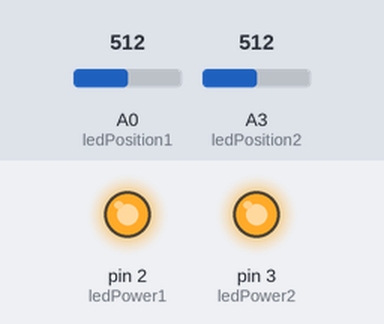
A sketch run on a simulated Arduino Uno, built with avr-gcc and run on an emulated ATmega328P. On the bench: output pins drawn as LEDs (lit = HIGH). The test bench sets the inputs (shaded band); at power-on: A0 (ledPosition1) = 512, A3 (ledPosition2) = 512. What the sketch prints to the serial monitor is not drawn.

Above: at 0.15 s.
Timing chart, 0 to 1.6 s (numbered marks = the images above):
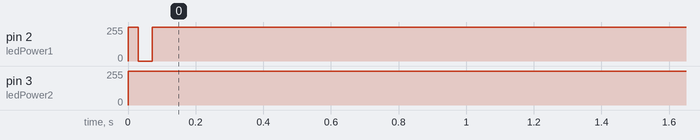

The sketch:

DetectLEDPosition.ino
```cpp
// The pin that powers the positive end of the LED
int ledPower1 = 2;
int ledPower2 = 3;

// The possible paths for current through the LED circuits and back
// into the arduino
int ledPosition1 = A0;
int ledPosition2 = A3;

// The threshold is set up the voltage through an LED versus straight
// through the circuit
int ledConnectedThreshold = 950;

// The values that the LEDs can take on
const int ON = 255;
const int TEST = 20;
const int OFF = 5;
int led1State = ON;
int led2State = ON;

// Variables that allow the state of the system (two LEDS on/off) to be
// captured in a single byte
const byte SYSTEM_ON_ON = 0;
const byte SYSTEM_ON_OFF = 1;
const byte SYSTEM_OFF_ON = 2;
const byte SYSTEM_OFF_OFF = 3;
byte systemLightState = SYSTEM_ON_ON;

void setup() {
  pinMode(ledPower1, OUTPUT);
  pinMode(ledPower2, OUTPUT);
  pinMode(ledPosition1, INPUT);
  pinMode(ledPosition2, INPUT);
  analogWrite(ledPower1, led1State);
  analogWrite(ledPower2, led2State);
  Serial.begin(9600);
}

void loop() {

  // Read in the current state of the system according to unity
  String buffer = "";
  while (Serial.available() > 0) {
    char in = Serial.read();
    if (in == '\r') {}
    else if (in == '\n') {
      int newState = buffer.toInt();
      if (newState >= 0 && newState <= 3) systemLightState = newState;
      buffer = "";
    }
    else buffer += in;
  }

  // Update the LED states according to the message read from unity
  if (systemLightState == SYSTEM_ON_ON) {
     led1State = ON;
     led2State = ON;
  }
  else if (systemLightState == SYSTEM_ON_OFF) {
     led1State = ON;
     led2State = OFF;
  }
  else if (systemLightState == SYSTEM_OFF_ON) {
     led1State = OFF;
     led2State = ON;
  }
  else if (systemLightState == SYSTEM_OFF_OFF) {
     led1State = OFF;
     led2State = OFF;
  }

  // Check whether the LEDs are connected
  //   Turn all LEDS on for a brief flash in order to detect
  //     if they are connected
  //   Read all the voltages coming from the LED circuits
  //   Restore the appropriate state to the LEDs
  //   Compare each voltage against the threshold (smaller voltage means LED is drawing power)
  if (ledPower1 < TEST) analogWrite(ledPower1, TEST);
  if (ledPower2 < TEST) analogWrite(ledPower2, TEST);
  int ledPath1Voltage = analogRead(ledPosition1);
  int ledPath2Voltage = analogRead(ledPosition2);
  analogWrite(ledPower1, led1State);
  analogWrite(ledPower2, led2State);
  boolean led1Connected = ledPath1Voltage<=ledConnectedThreshold;
  boolean led2Connected = ledPath2Voltage<=ledConnectedThreshold;

  // Send the state of the connections to Unity
  byte outByte = 4;
  if (led1Connected && led2Connected) outByte = 4;
  else if (led1Connected && !led2Connected) outByte = 5;
  else if (!led1Connected && led2Connected) outByte = 6;
  else if (!led1Connected && !led2Connected) outByte = 7;
  Serial.println(outByte);

  delay(30);
}
```

Measured:
- by itself, pin 2 (ledPower1), pin 3 (ledPower2): 0/255 → 255/255 at 0.00 s
